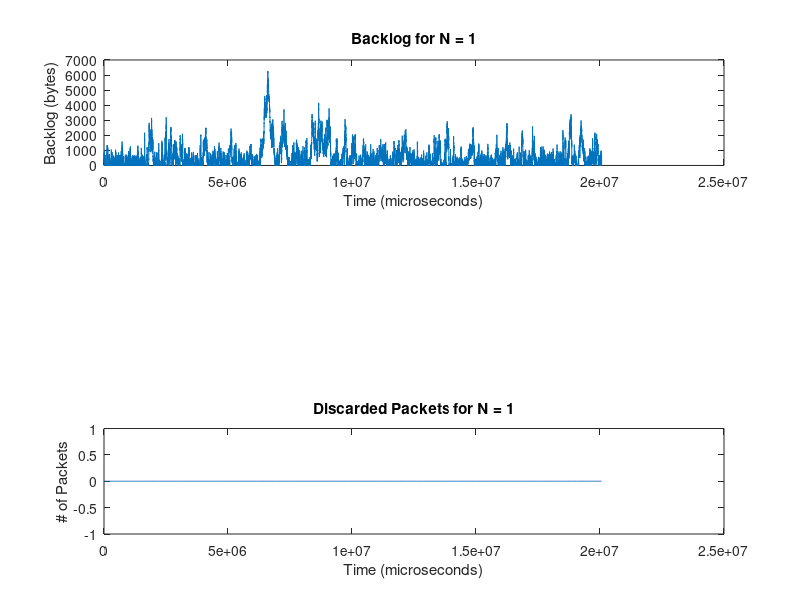

Here is the MATLAB script that generated this plot:
clear all; clc;
%plot backlog, waiting time, # of packets discarded as a function of time for N=1

%Record arrival to file in following format:
%elapsed time (microseconds), packet size (bytes), backlog in buffers ordered by 
%index in array (bytes).

[elapsed_time, packet_size, backlog] = textread('ps_ex1-3-N1.txt', '%f %f %f');

%%%%%%%%%%%%%%%%%%%%%%%Backlog as a Function of Time%%%%%%%%%%%%%%%%%%%%
figure(1);
time_depart = cumsum(elapsed_time);%cumsum = cumulative sum
%time_depart = time_depart / 1e6;%convert mu-sec -> sec

subplot(3,1,1);
plot(time_depart,backlog);
title('Backlog for N = 1');
xlabel('Time (microseconds)');
ylabel('Backlog (bytes)');

%%%%%%%%%%%%%%%%%%%%%%%%%%Waiting Time%%%%%%%%%%%%%%%%%%%%%%
[seq_num, arrival_time, sink_pkt_size] = textread('TSinkOut_ex1-3-N1.txt', '%f %f %f');
time_arrival = cumsum(arrival_time);

%  waiting_time = zeros(1,size(elapsed_time,1));
% i = 1;
% while i <= size(elapsed_time,1)
%     j = i;
%     while (((backlog(i) + packet_size(i)) > 102400) && j < size(elapsed_time,1))
%         j = j+1;
%     end
%     waiting_time(i) = abs(time_depart(i) - time_arrival(j));
%     i = i + 1;
% end
% 
% subplot(3,1,2);
% plot(time_arrival,waiting_time);
% title('Waiting Time for N = 1');
% xlabel('Time (microseconds)');
% ylabel('Backlog (bytes)');

%%%%%%%%%%%%%%%%%%%%%%%%%%%%%Packets Discarded%%%%%%%%%%%%%%%%%%%%%%%%
discarded_packets = zeros(1,size(elapsed_time,1));
i = 1;

while  i <= size(sink_pkt_size,1)
    if((backlog(i) + sink_pkt_size(i)) > 102400)
        discarded_packets(i) = 1;
    end
    i = i + 1;
end

subplot(3,1,3);
plot(time_depart, cumsum(discarded_packets));
title('Discarded Packets for N = 1');
xlabel('Time (microseconds)');
ylabel('# of Packets');
